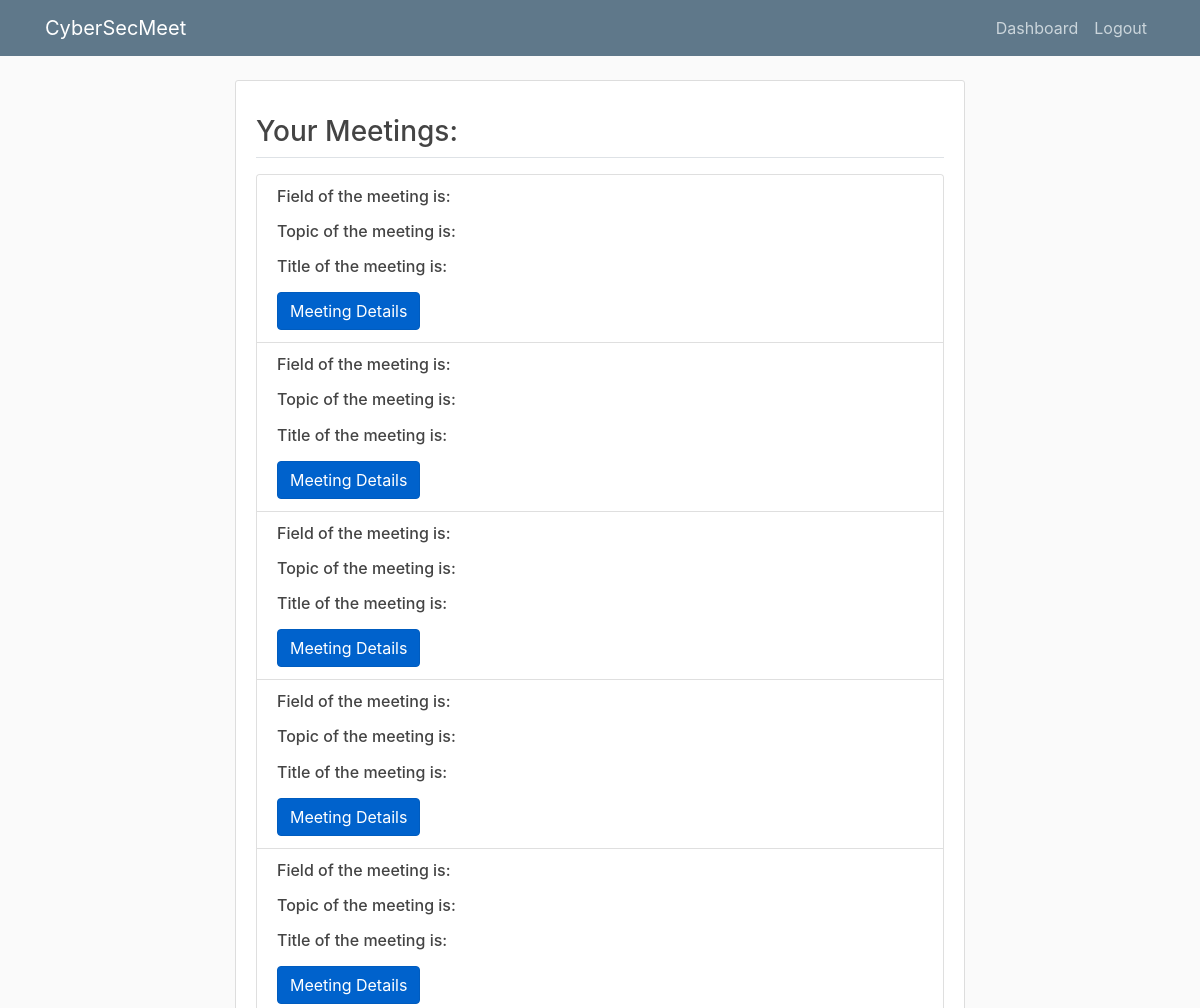
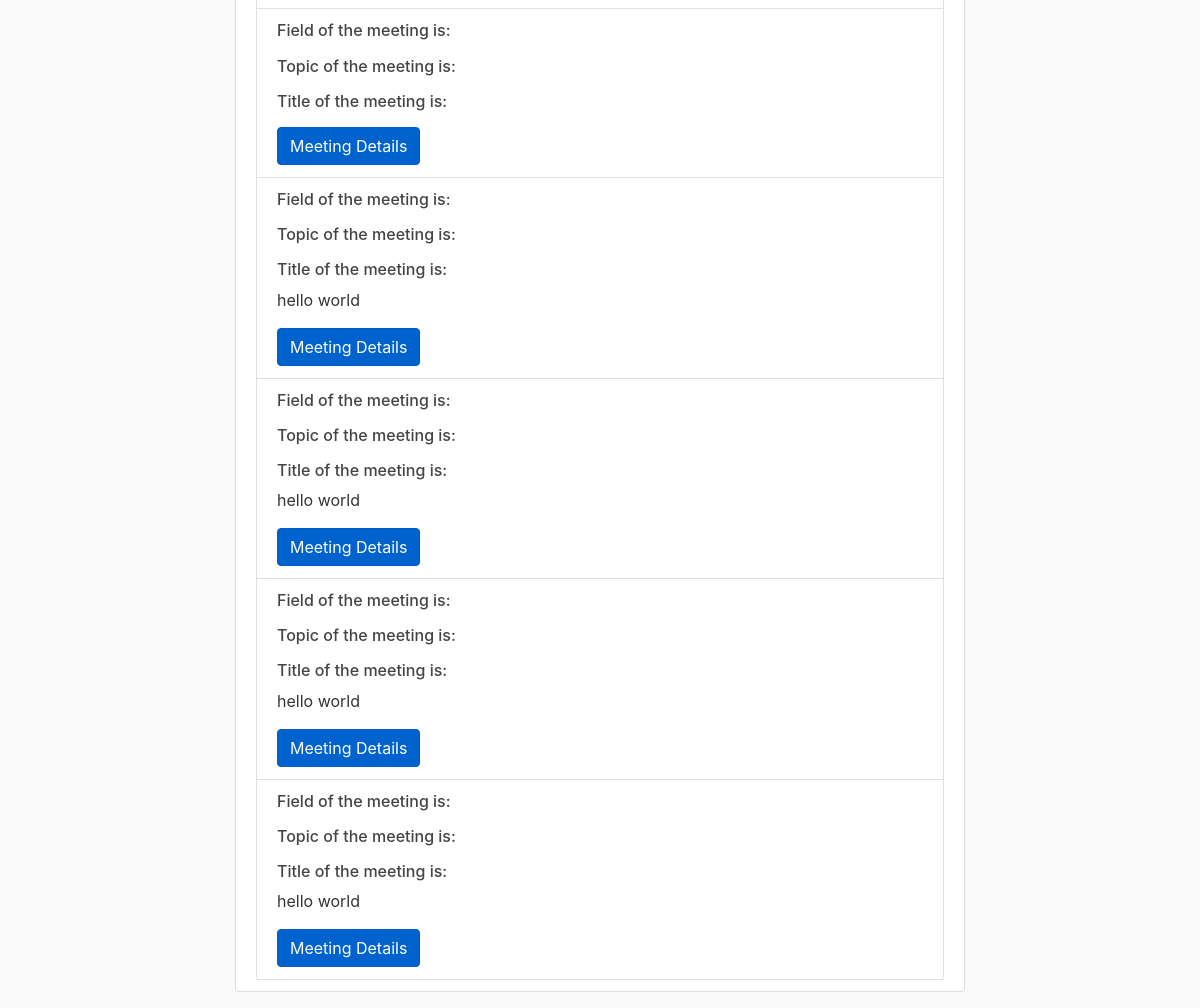
/user_dashboard/ (signed in), run on the app's committed database (2 pictures, top to bottom).
### meetings/models.py (models this page shows, shortened)
class Meetings(models.Model):
    topic = models.CharField(max_length=250)
    title = models.CharField(max_length=250)
    about_meeting = models.TextField(max_length=500)
    zoom_url = models.URLField(max_length=200)
    zoom_password = models.CharField(max_length=250)
    time =  models.TimeField(null=True)
    date = models.DateField(null=True)
    user = models.ForeignKey(NewUser,on_delete=models.CASCADE, default = 1)

### meetings/views.py (the view)
# urls.py: path('user_dashboard/',views.user_dashboard, name='user-dashboard'),
@login_required
def user_dashboard(request):
	current_user = request.user
	print(current_user.admin_key)
	data = StudentMeetings.objects.all().filter(new_user = current_user.id)
	list_of_meetings_index = []
	for meeting in data:
		list_of_meetings_index.append(meeting.meetings.id)
	context = {
	        'meetings' : Meetings.objects.filter(user = current_user.admin_key)
	    }
	return render(request,'meetings/user_dashboard.html',context)

### meetings/templates/meetings/user_dashboard.html (shortened to what this page needs)
{% extends "meetings/user_base_dashboard.html" %}
{% load crispy_forms_tags %}
{% block content %}
    <div class="content-section">
   <h3>Your Meetings:</h3>
   <div class="border-top pt-3"> </div>
    <div class="card">
   <ul class="list-group list-group-flush">
        {% if meetings %}
   {% for meeting  in meetings %}
    <li class="list-group-item">
        <h6>Field of the meeting is: </h6> <p> {{ meeting.area }}</p>
        <h6>Topic of the meeting is:</h6><p>{{ meeting.topic }}</p>
        <h6>Title of the meeting is:</h6>  <p> {{ meeting.title }}</p>
             <a href="http://127.0.0.1:8000/meeting_details/{{ meeting.id }}" class="btn btn-primary  active" role="button" aria-pressed="true">Meeting Details</a>
    {% endfor %}
</li>
    {% else %}
        <p>Sorry, There is no meeting  yet.</p>
        {% endif %}
{% endblock content %}

### meetings/static/meetings/main.css (style rules this page uses)
body { background: #fafafa; color: #333333; margin-top: 5rem; }
h1, h2, h3, h4, h5, h6 { color: #444444; }
ul { margin: 0; }
.content-section { background: #ffffff; padding: 10px 20px; border: 1px solid #dddddd; border-radius: 3px; margin-bottom: 20px; }

### data on the page
Meetings: title "hello world"
Meetings: title "hello world"
Meetings: title "hello world"
Meetings: title "hello world"
